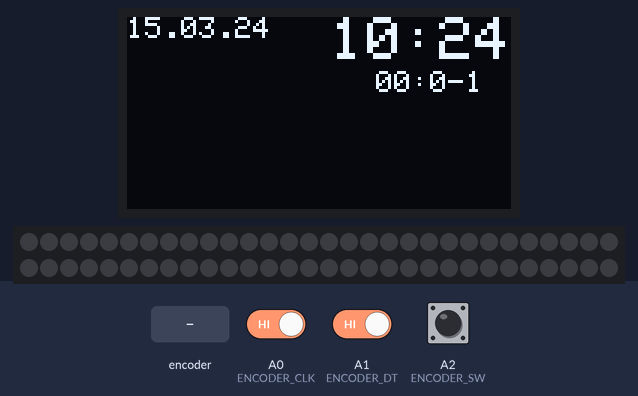
The sketch below on a simulated Arduino Uno, built with avr-gcc and run on an emulated ATmega328P. On the bench: 128×64 one-colour display, 60 RGB LEDs in strip order, left to right, continuing on the next row. Inputs (shaded band) come from the test bench; at power-on: A2 (ENCODER_SW) HIGH, A0 (ENCODER_CLK) HIGH, A1 (ENCODER_DT) HIGH. The local clock reads 2024-03-15 10:24:30 at power-on unless the sketch sets it; what the sketch prints to the serial monitor is not drawn.

Above: at 2.1 s.
2.2 s: A2 (ENCODER_SW) driven LOW
At 2.7 s:
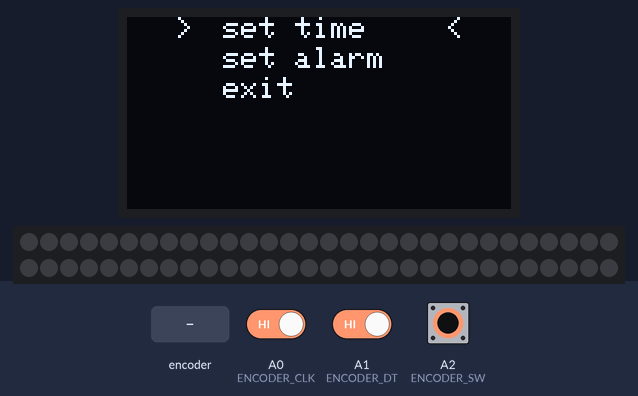
3.7 s: rotary encoder on A0 (ENCODER_CLK) / A1 (ENCODER_DT) turned 3 steps (first pin leading)
At 3.82 s:
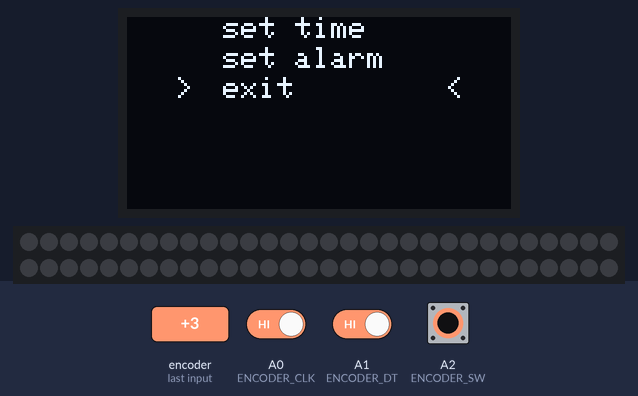
5.8 s: A2 (ENCODER_SW) pulsed HIGH 5 times (0.12 s each, 0.3 s apart)
At 7.4 s:
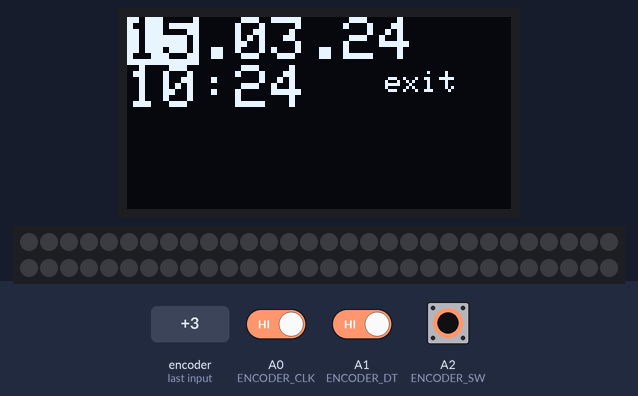
8.8 s: rotary encoder on A0 (ENCODER_CLK) / A1 (ENCODER_DT) turned 1 step (first pin leading)
At 10.1 s:
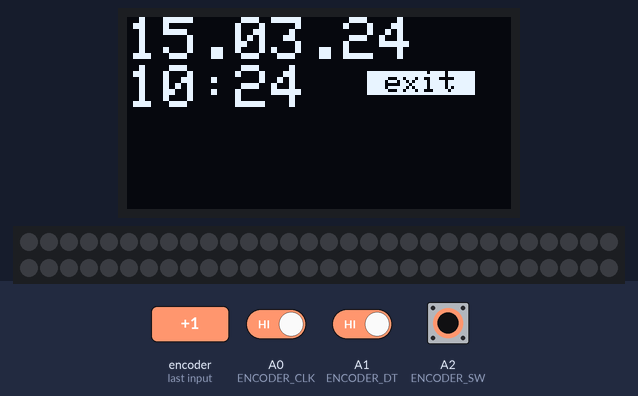
10.5 s: A2 (ENCODER_SW) pulsed HIGH 2 times (0.12 s each, 0.3 s apart)
At 10.8 s:
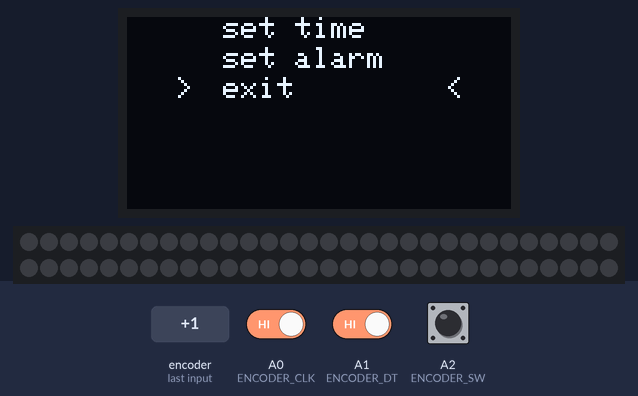
Timing chart, 0 to 13.5 s (numbered marks = the images above; inputs shaded):
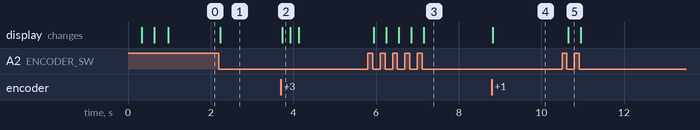

Measured:
- after the input at 2.2 s, the display: changes at once (image 1)
- after the input at 3.7 s, the display: changes at once (image 2)
- after the input at 5.8 s, the display: changes after 0.15 s (image 3)
- after the input at 8.8 s, the display: changes at once (image 4)
- after the input at 10.5 s, the display: changes after 0.15 s (image 5)

The sketch:

light_alarm.ino
```cpp
// (licence header left out)
#include <iarduino_RTC.h>
#include <EEPROM.h>
#include <FastLED.h>
#include <SPI.h>
#include <Wire.h>
#include <Adafruit_GFX.h>
#include <Adafruit_SSD1306.h>

// Закомментить строку ниже, чтобы выключить дебаг
#define DEBUG

#ifdef  DEBUG
#   define  D_INIT() { Serial.begin(115200); while(!Serial); }
#   define  D(x)    { Serial.print(x); }
#   define  D_LN(x) { Serial.println(x); }
#else
#   define  D_INIT()
#   define  D(x)
#   define  D_LN(x)
#endif  // #ifdef  DEBUG

// Состояние системы. Сохраняем его в долговременную память EEPROM
class State
{
    public:
        // Время будильника, переведнное в минуты
        int alarmMin;

        // В какие дни включать
        byte days;

        // Заведен ли будильник
        bool enabled;
};


#define LED_COUNT 60    // Количество светодиодов в ленте
#define LED_PIN 4      // Пин, к которому подключена лента

#define FIRST_OFF 2     // Первая кнопка выключения
#define SECOND_OFF 3    // Вторая кнопка выключения

#define OLED_RESET 4    // Без понятия, что это вообще

#define ENCODER_DT  A1   //
#define ENCODER_CLK A0   // Пины энкодера
#define ENCODER_SW  A2   //


// Часы реального времени
iarduino_RTC rtc(RTC_DS1302, 7, 8, 9);

// Светодиодная лента
CRGB led[LED_COUNT];

// OLED Дисплей 128x64
Adafruit_SSD1306 display(OLED_RESET);

// Состояние системы
State state;

// Находится ли юзверь в настройках
bool settings = false;

// Значение для сравнения (энкодер)
bool prevClk;

// Предыдущее показание кнопки энкодера
bool prevSW;


// Номер текущего окна настроек
byte window;
// 0 - окно не выбрано
// 1 - настройка времени
// 2 - настройка будильника


// Изменяется ли сейчас время
bool timeChanging = false;

// Какой сектор времени изменяется
byte timeSector;
// 0 - день
// 1 - месяц
// 2 - год
// 3 - минуты
// 4 - часы


// Изменяется ли время будильника
bool alarmChanging = false;

// Какой сектор будильника меняется
byte alarmSector;
// 0 - часы
// 1 - минуты
// 2 - вкл/выкл

// Последняя установленная яркость ленты
int prevBrightness = 0;

// Счетчик кликов
int counter;

// Контроль времени опроса rtc модуля
unsigned long startGlobal;

/*
 *  Массив с данными о дате и времени
 */
int dataTime[5];
// 0 - день
// 1 - месяц
// 2 - год
// 3 - часы
// 4 - минуты

// Переводит число в строку длиной не менее 2 символов
String to2d(int digit)
{
    if (digit < 10)
    {
        return "0" + String(digit);
    }

    return String(digit);
}

// Установка одного цвета на всю ленту
void setColor(int red, int green, int blue)
{
    for (int i = 0; i < LED_COUNT; i++)
    {
        led[i] = CRGB(red, green, blue);
    }
    FastLED.show();
}

// Проверка работоспособности ленты
void ledTest()
{
    setColor(255, 0, 0);
    delay(300);

    setColor(0, 255, 0);
    delay(300);

    setColor(0, 0, 255);
    delay(300);

    FastLED.setBrightness(0);
    setColor(255, 255, 255);
}

void checkEncoder()
{
    bool dt = digitalRead(ENCODER_DT);
    bool clk = digitalRead(ENCODER_CLK);

    // (обработка данных при спаде напряжения на clk)
    // Если уровень сигнала clk низкий
    // и в прошлый раз он был высокий
    if (!clk && prevClk)
    {
        // Сигнал dt низкий, крутимся по часовой стрелке
        if (!dt)
        {
            counter++;
            clickClock();
        }
        else    // А тут сигнал высокий, значит против часовой
        {
            counter--;
            clickReverse();
        }
        D("counter: ");
        D_LN(counter);
    }

    prevClk = clk;
}


// Клик по часовой стрелке
void clickClock()
{
    if (settings)
    {
        switch(window)
        {
            case 0:
                displaySettings();
                break;

            case 1:
                displaySetTime();
                break;

            case 2:
                displaySetAlarm();
                break;
        }
    }
} // void clickClock()


// Клик против часовой стрелки
void clickReverse()
{
    clickClock();
} // void clickReverse()


// Обработка выбранной опции
void selectOption()
{
    if (!settings)
    {
        counter = 0;
        displaySettings();
        settings = true;
        return;
    }
    else if (0 == window)
    {
        switch(counter)
        {
            counter = 0;

            case 0:
                D_LN("wanna set time");
                displaySetTime();
                window = 1;
                return;

            case 1:
                D_LN("wanna set alarm");
                displaySetAlarm();
                window = 2;
                return;

            case 2:
                D_LN("wanna go home");
                window = 0;
                displayMain();
                settings = false;
                return;
        }
    }
    else
    {
        switch(window)
        {
            case 1:
                if (timeChanging)
                {
                    timeChanging = false;
                    counter = timeSector;
                    rtc.settime(-1, dataTime[4], dataTime[3], dataTime[0], dataTime[1], dataTime[2]);
                    displaySetTime();
                }
                else if (5 == counter)
                {
                    window = 0;
                    displaySettings();
                }
                else
                {
                    timeChanging = true;
                    timeSector = (byte) counter;
                    counter = dataTime[timeSector];
                    displaySetTime();
                }
                break;

            case 2:
                if (alarmChanging)
                {
                    alarmChanging = false;
                    counter = alarmSector;
                    EEPROM.put(0, state);
                    displaySetAlarm();
                }
                else if (3 == counter)
                {
                    window = 0;
                    counter = 2; // 2 - это id кнопки выхода
                    displaySettings();
                }
                else
                {
                    alarmChanging = true;
                    alarmSector = (byte) counter;
                    switch(alarmSector)
                    {
                        // Часы
                        case 0:
                            counter = state.alarmMin / 60;
                            break;

                        // Минуты
                        case 1:
                            counter = state.alarmMin % 60;
                            break;

                        // Вкл/выкл
                        case 2:
                            state.enabled = !state.enabled;
                            alarmChanging = false;
                            break;
                    }
                    displaySetAlarm();
                }
                break;

            default:
                D(window);
                D(" ");
                D_LN("UNDER CONSTRUCTION");
        }
    }

} // void selectOption()


void displayMain()
{
    display.clearDisplay();

    display.setTextSize(1);
    display.setTextColor(WHITE);
    display.setCursor(0, 0);
    String date = to2d(dataTime[0]) + '.' +
                to2d(dataTime[1]) + '.' +
                to2d(dataTime[2]);
    display.print(date);

    display.setCursor(83, 18);
    int minute = state.alarmMin % 60;
    int hour = state.alarmMin / 60;
    String alarmTime = to2d(hour) + ':' +
                to2d(minute);
    display.print(alarmTime);


//    display.setCursor(0, 16);
//    display.setTextColor(BLACK, WHITE);
//    display.print("MTW");
//    display.setTextColor(WHITE);
//    display.print("TFSS");

    display.setTextSize(2);
    display.setCursor(68, 0);
    String time = to2d(dataTime[3]) + ':' +
                to2d(dataTime[4]);
    display.print(time);

    unsigned long start = millis();
    display.display();

    unsigned long lapsed = millis() - start;
    D_LN(lapsed);
} // void displayAll()


void displaySettings()
{
    int selectOffset = 16;

    counter = (3 + counter) % 3;
    D("s");
    D_LN(counter);

    display.clearDisplay();

    display.setTextSize(1);
    display.setTextColor(WHITE);

    display.setCursor(selectOffset, counter * 10);
    display.print(">");
    display.setCursor(122 - selectOffset, counter * 10);
    display.print("<");

    display.setCursor(32, 0);
    display.print("set time");

    display.setCursor(32, 10);
    display.print("set alarm");

    display.setCursor(32, 20);
    display.print("exit");

    display.display();

} // void displaySettings()


void displaySetTime()
{
    display.clearDisplay();

    if (timeChanging)
    {
        display.setTextSize(1);
        display.setTextColor(WHITE);
        display.setCursor(110, 4);
        display.print("</>");

        int limit = 6;

        switch(timeSector)
        {
            // День
            // TODO: Зависимость дня от месяца
            case 0:
                limit = 32;
                break;

            // Месяц
            case 1:
                limit = 13;
                break;

            // Год
            case 2:
                limit = 100;
                break;

            // Часы
            case 3:
                limit = 24;
                break;

            // Минуты
            case 4:
                limit = 60;
                break;
        }

        counter = (limit + counter) % limit;
    }
    else
    {
        counter = (6 + counter) % 6;
        D("t ");

        timeSector = counter;
    }


    display.setTextSize(2);
    display.setCursor(0, 0);

    for (int i = 0; i < sizeof(dataTime) / sizeof(dataTime[0]); i++)
    {
        if (i == timeSector)
        {
            display.setTextColor(BLACK, WHITE);

            if (timeChanging)
            {
                dataTime[i] = counter;
            }
        }
        else
        {
            display.setTextColor(WHITE);
        }

        display.print(to2d(dataTime[i]));

        if (2 == i || 4 == i)
        {
            display.println();
        }
        else
        {
            display.setTextColor(WHITE);
            if (i < 2)
            {
                display.print('.');
            }
            else
            {
                display.print(':');
            }
        }
    }

    if (5 == timeSector)
    {
        display.setTextColor(BLACK, WHITE);
    }
    else
    {
        display.setTextColor(WHITE);
    }

    display.setTextSize(1);
    display.setCursor(80, 18);
    display.print(" exit ");

    display.display();

} // void displaySetTime()


void displaySetAlarm()
{
    display.clearDisplay();

    if (alarmChanging)
    {
        display.setTextSize(1);
        display.setTextColor(WHITE);
        display.setCursor(110, 4);
        display.print("</>");

        int limit = 4;

        switch(alarmSector)
        {
            // Часы
            case 0:
                limit = 24;
                break;

            // Минуты
            case 1:
                limit = 60;
                break;

            // Вкл/выкл
            case 2:
                limit = 2;
                break;
        }

        counter = (limit + counter) % limit;
    }
    else
    {
        counter = (4 + counter) % 4;
        D("a ");

        alarmSector = counter;
    }

    display.setTextSize(2);
    display.setCursor(0, 0);
    display.setTextColor(WHITE);

    // Вытаскиваем двух зайцев из одной шляпы
    int minute = state.alarmMin % 60;
    int hour = state.alarmMin / 60;

    // Инверсия цвета, если нулевой сектор
    if (0 == alarmSector)
    {
        display.setTextColor(BLACK, WHITE);

        if (alarmChanging)
        {
            hour = counter;
            state.alarmMin = hour * 60 + minute;
        }
    }

    // Вывод на дисплей, с предварительным форматированием под 2 цифры
    display.print(to2d(hour));

    display.setTextColor(WHITE);
    display.print(":");

    // Аналогично первый
    if (1 == alarmSector)
    {
        display.setTextColor(BLACK, WHITE);

        if (alarmChanging)
        {
            minute = counter;
            state.alarmMin = hour * 60 + minute;
        }
    }

    display.print(to2d(minute));

    // Второй
    if (2 == alarmSector) display.setTextColor(BLACK, WHITE);
    else    display.setTextColor(WHITE);

    display.setTextSize(1);
    display.setCursor(10, 16);
    if (state.enabled)
    {
        display.print(" enabled ");
    }
    else
    {
        display.print(" disabled ");
    }


    // Наконец, третий
    if (3 == alarmSector) display.setTextColor(BLACK, WHITE);
    else    display.setTextColor(WHITE);

    display.setCursor(80, 18);
    display.print(" exit ");

    display.display();

} // void displaySetAlarm()


void initDataTime()
{
    rtc.gettime();
    dataTime[0] = rtc.day;
    dataTime[1] = rtc.month;
    dataTime[2] = rtc.year;
    dataTime[3] = rtc.Hours;
    dataTime[4] = rtc.minutes;


} // void initDataTime()

void setup()
{
    D_INIT();

    pinMode(ENCODER_CLK, INPUT_PULLUP);
    pinMode(ENCODER_SW, INPUT_PULLUP);
    pinMode(ENCODER_DT, INPUT_PULLUP);

    rtc.begin();
    display.begin(SSD1306_SWITCHCAPVCC, 0x3C);

    FastLED.addLeds<WS2812B, LED_PIN, GRB>(led, LED_COUNT);
    EEPROM.get(0, state);

    ledTest();
    prevSW = digitalRead(ENCODER_SW);
    window = 0;
    startGlobal = millis();
    initDataTime();
    state.enabled = true;

    displayMain();
} // void setup()

void loop()
{
    // Обновление значений, зависящих от вращения энкодера
    checkEncoder();

    // Обработка нажатия кнопки энкодера
    bool encoderSW = digitalRead(ENCODER_SW);
    if (!encoderSW && prevSW)
    {
        D_LN("click");
        // Обработка выбранной опции
        selectOption();
    }

    int currentTimeMin = dataTime[3] * 60 + dataTime[4];

    int delta = ((1440 + state.alarmMin - currentTimeMin) % 1440) / 60.0 * 255;

    int brightness = 255 - delta;
    brightness = max(0, brightness);

    if (brightness != prevBrightness)
    {
        FastLED.setBrightness(brightness);
        FastLED.show();
        prevBrightness = brightness;
    }

    if (millis() - startGlobal > 5000)
    {
        initDataTime();
        startGlobal = millis();
    }


    prevSW = encoderSW;
    delay(1);
} // void loop()
```
